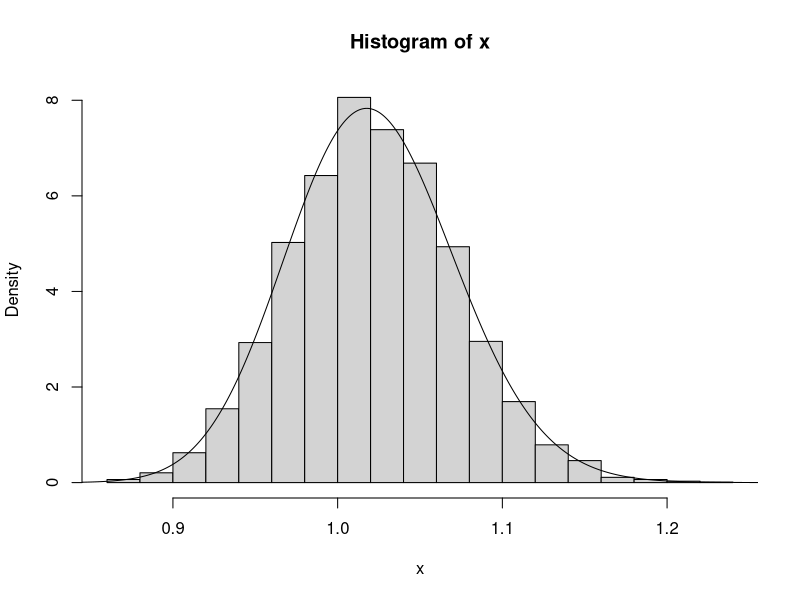

The R script that drew this image:
# Question 2(a)
set.seed(1234)
y=rnorm(10000,0.02,0.05)
x=exp(y)
hist(x,probability=TRUE)

# Question 2(b)
xx=pretty(c(0.8,1.3),10000)
xx=xx[1:length(xx)-1]
yy=dlnorm(xx,0.02,0.05)
lines(xx,yy)

# Question 2(d)
## The ans of this question is stored in the variable ans
set.seed(1234)
seq=rnorm(10000,0.02,0.05)
seq=exp(seq)
ans=sum(seq>=1.05)/length(seq)
print(ans)

# Question 2(e)
## The ans of this question is stored in the variable true_ans
true_ans=plnorm(1.05,0.02,0.05,lower.tail=FALSE)
print(true_ans)
